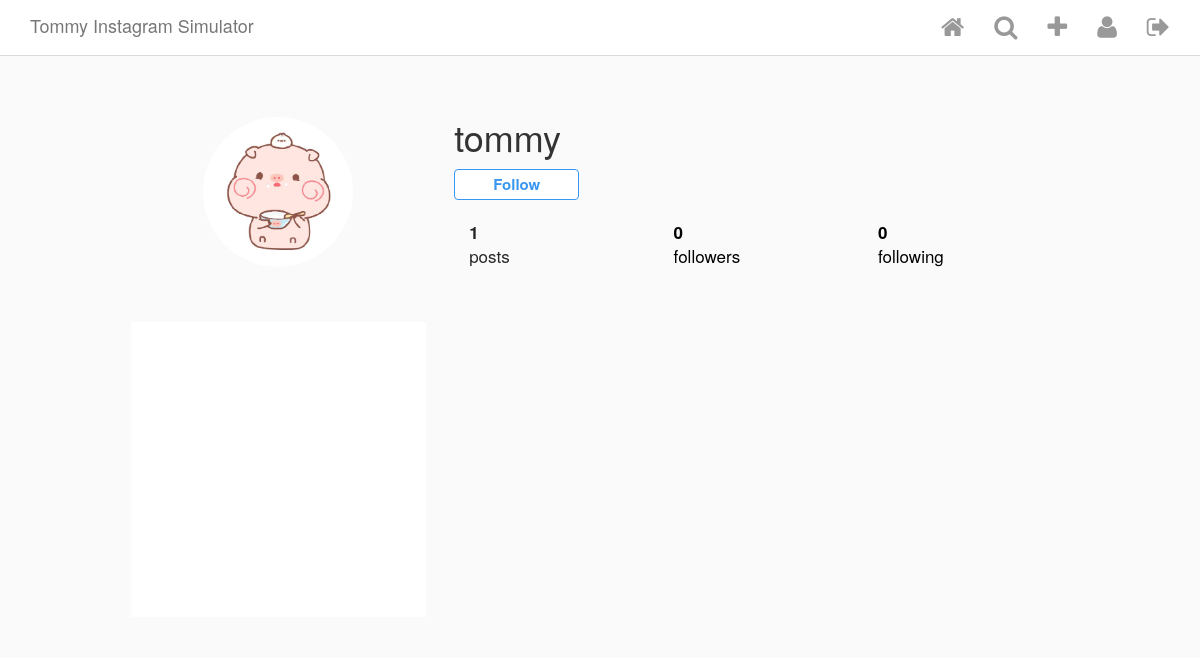
The app's page /user/1/ (signed in), older data.
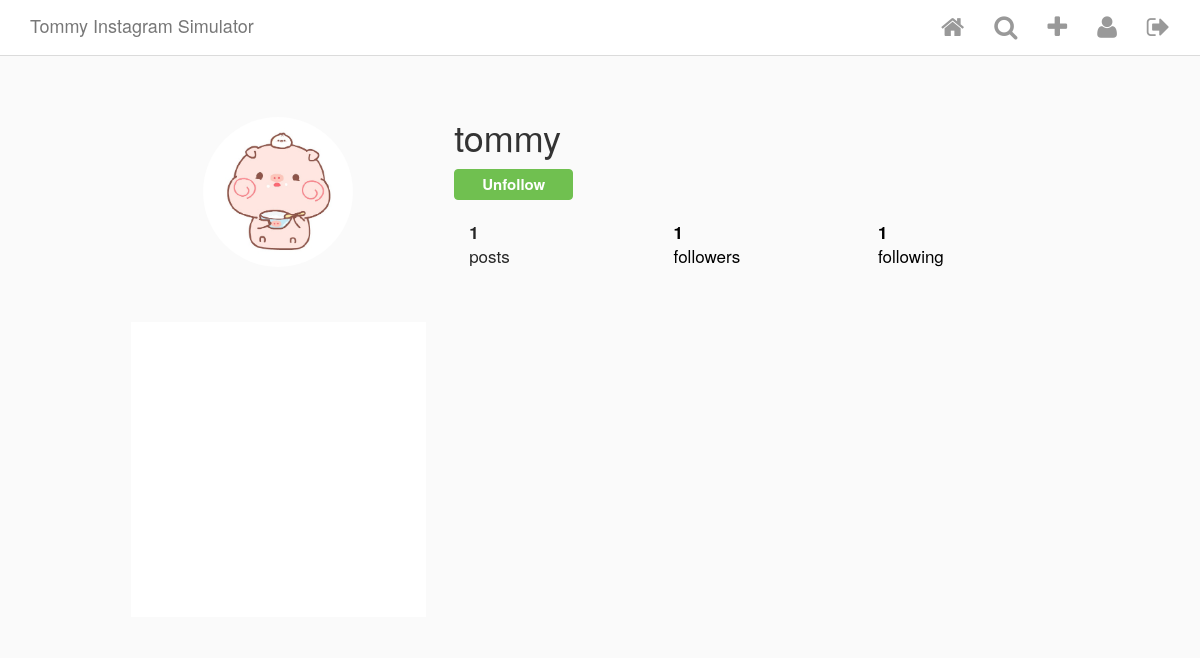
The same page, newer data.
### Insta/models.py (models this page shows, shortened)
class InstaUser(AbstractUser):
    profile_pic = ProcessedImageField(  # 定义的第二个field 是 ProcessImageField(imported from imagekit)第三方library里的类型
        upload_to='static/images/profiles',  # 图片应该上传到哪里
        format='JPEG',
        options={'quality': 100},
        blank=True,
        null=True
    )
    def get_connections(self):
        connections = UserConnection.objects.filter(creator=self) # 不能用get, 因为get只能返回一个值
        return connections
    def get_followers(self):
        followers = UserConnection.objects.filter(following=self)
        return followers

### Insta/views.py (the view)
# urls.py: path('user/<int:pk>/', UserDetailView.as_view(), name='user_detail'),
class UserDetailView(DetailView):
    model = InstaUser
    template_name = 'user_detail.html'

### Insta/models.py (called while the page is built)
    def get_like_count(self):
        return self.likes.count()

### Insta/templatetags/custom_tags.py (called while the page is built)
@register.simple_tag
def is_following(current_user, background_user):
    return background_user.get_followers().filter(creator=current_user).exists()

### templates/user_detail.html (shortened to what this page needs)
{% extends 'base.html' %}
{% load custom_tags %}
{% block content %}
<div class="profile">
    <div class="profile__head">
        <div class="row">
            <div class="col-xs-4 left">
                {% if object.profile_pic %}
                    <img class="picture-circle" src="/{{object.profile_pic}}">
                {% endif %}
            </div>
            <div class="col-xs-8 right">
                <div class="name-buttons">
                    <h1 class="username">{{ object.username }}</h1>
                    {% if user == object %}
                        <button class="edit-profile">Edit Profile</button>
                        {% comment %}  for future editing_profile functionalities
                        <a class="edit-desktop" href="{% url 'edit_profile' object.pk %}">
                            <button class="edit-profile">Edit Profile</button>
                        </a> {% endcomment %}
                    {% comment %} 不是本人的话 {% endcomment %}
                    {% else %}
                        {% is_following user object as following %}
                        <div class="follow-toggle__container">
                            <button class="btn btn-primary {% if not following %}follow-user{% else %}unfollow-user{% endif %}" id="{{ object.pk }}">
                                {% if following %}
                                    Unfollow
                                {% else %}
                                    Follow
                                {% endif %}
                            </button>
                        </div>
                    {% endif %}
                </div>
                <div>
                    <ul class="stats">
                        <div class="col-xs-4"><li class="stats__count"><span>{{ object.my_posts.count }}</span><br> posts</li></div>
                        <div class="col-xs-4"><a href="/" style="text-decoration: none; color: black;"><li class="stats__count"><span class="follower_count" id="follower_id">{{ object.get_followers.count }}</span><br> followers</li></a></div>
                        <div class="col-xs-4"><a href="/" style="text-decoration: none; color: black;"><li class="stats__count"><span>{{ object.get_connections.count }}</span><br> following</li></a></div>
                    </ul>
                </div>
            </div>
        </div>
    </div>
    <div class="profile__body">
        <div class="row">
        {% for post in object.my_posts.all %}
            <div class="col-xs-4">
                <div class="picture-square" style="background-image: url(http://{{ request.META.HTTP_HOST }}/{{ post.image.url }}); background-size: contain;">
                </div>
            </div>
        {% endfor %}
        </div>
    </div>
</div>
{% endblock content %}

Row changes from the older to the newer data that the page shows:
changed InstaUser "tommy": get_followers.count "0" → "1"; get_connections.count "0" → "1"
Text that changed along with them:
text no longer shown: "Follow"
text now shown: "Unfollow"
